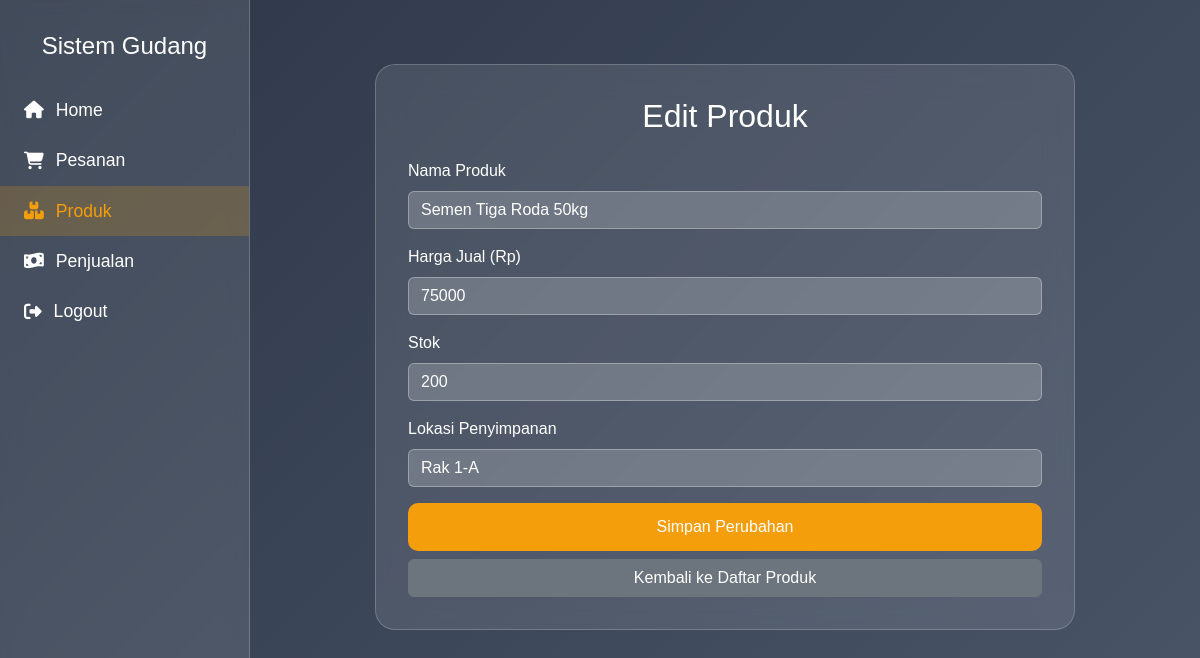
/edit_produk.php?id=11 (signed in), run on the app's committed database.
### tables this page shows
CREATE TABLE `produk` (
  `idproduk` int(11) NOT NULL,
  `idgudang` int(11) NOT NULL,
  `namaproduk` text NOT NULL,
  `hargajual` int(11) NOT NULL,
  `stok` text NOT NULL
);

CREATE TABLE `gudang` (
  `idgudang` int(11) NOT NULL,
  `namagudang` text NOT NULL
);

### edit_produk.php (the view, shortened to what this page needs)
<?php
require_once 'config.php';
$id_produk = '';
$nama_produk = '';
$harga_jual = '';
$stok = '';
$namagudang = '';
$errors = [];
$success_message = '';
if (isset($_GET['id']) && is_numeric($_GET['id'])) {
    $id_produk = $_GET['id'];
    try {
        $stmt = $conn->prepare("SELECT p.namaproduk, p.hargajual, p.stok, p.idgudang, g.namagudang
                                FROM produk p
                                JOIN gudang g ON p.idgudang = g.idgudang
                                WHERE p.idproduk = :idproduk");
        $stmt->bindParam(':idproduk', $id_produk);
        $stmt->execute();
        $product = $stmt->fetch(PDO::FETCH_ASSOC);
        if ($product) {
            $nama_produk = $product['namaproduk'];
            $harga_jual = $product['hargajual'];
            $stok = $product['stok'];
            $namagudang = $product['namagudang'];
        } else {
            $errors[] = "Produk tidak ditemukan.";
        }
    } catch (PDOException $e) {
        $errors[] = "Gagal mengambil data produk: " . $e->getMessage();
    }
} else {
    $errors[] = "ID Produk tidak valid.";
}
?>
<!DOCTYPE html>
<html lang="id">
<head>
    <link href="https://cdn.jsdelivr.net/npm/bootstrap@5.3.3/dist/css/bootstrap.min.css" rel="stylesheet">
    <link rel="stylesheet" href="https://cdnjs.cloudflare.com/ajax/libs/font-awesome/6.5.1/css/all.min.css">
</head>
<body>
    <div class="sidebar d-flex flex-column">
        <h4 class="text-white text-center mb-4">Sistem Gudang</h4>
        <ul class="nav flex-column">
            <li class="nav-item">
                <a class="nav-link" href="index.php"><i class="fas fa-home"></i><span>Home</span></a>
            </li>
            <li class="nav-item">
                <a class="nav-link" href="pesanan.php"><i class="fas fa-shopping-cart"></i><span>Pesanan</span></a>
            </li>
            <li class="nav-item">
                <a class="nav-link active" href="produk.php"><i class="fas fa-boxes"></i><span>Produk</span></a>
            </li>
            <li class="nav-item">
                <a class="nav-link" href="penjualan.php"><i class="fas fa-money-bill-wave"></i><span>Penjualan</span></a>
            </li>
            <li class="nav-item mt-auto">
                <a class="nav-link" href="logout.php"><i class="fas fa-sign-out-alt"></i><span>Logout</span></a>
            </li>
        </ul>
    </div>
    <div class="content">
        <div class="form-container">
            <h2>Edit Produk</h2>
            <?php if (empty($errors) || $success_message): ?>
            <form method="POST" action="edit_produk.php?id=<?php echo htmlspecialchars($id_produk); ?>">
                <div class="mb-3">
                    <label for="nama_produk" class="form-label">Nama Produk</label>
                    <input type="text" class="form-control" id="nama_produk" name="nama_produk" value="<?php echo htmlspecialchars($nama_produk); ?>" required>
                </div>
                <div class="mb-3">
                    <label for="harga_jual" class="form-label">Harga Jual (Rp)</label>
                    <input type="number" class="form-control" id="harga_jual" name="harga_jual" value="<?php echo htmlspecialchars($harga_jual); ?>" required>
                </div>
                <div class="mb-3">
                    <label for="stok" class="form-label">Stok</label>
                    <input type="number" class="form-control" id="stok" name="stok" value="<?php echo htmlspecialchars($stok); ?>" required>
                </div>
                <div class="mb-3">
                    <label for="namagudang" class="form-label">Lokasi Penyimpanan</label>
                    <input type="text" class="form-control" id="namagudang" name="namagudang" value="<?php echo htmlspecialchars($namagudang); ?>" required>
                </div>
                <div class="d-grid gap-2">
                    <button type="submit" class="btn btn-custom">Simpan Perubahan</button>
                    <a href="produk.php" class="btn btn-secondary">Kembali ke Daftar Produk</a>
                </div>
            </form>
            <?php elseif(!empty($errors) && (strpos(implode(" ", $errors), "Produk tidak ditemukan") !== false || strpos(implode(" ", $errors), "ID Produk tidak valid") !== false)): ?>
                <div class="text-center">
                     <a href="produk.php" class="btn btn-secondary">Kembali ke Daftar Produk</a>
                </div>
            <?php endif; ?>
        </div>
    </div>
</body>
</html>

### edit_produk.php (style rules this page uses)
body { background: linear-gradient(135deg, #2d3748, #4a5568); min-height: 100vh; font-family: 'Poppins', sans-serif; }
.sidebar { background: rgba(255, 255, 255, 0.1); backdrop-filter: blur(10px); border-right: 1px solid rgba(255, 255, 255, 0.2); height: 100vh; width: 250px; position: fixed; top: 0; left: 0; padding-top: 2rem; }
.sidebar .nav-link { color: #ffffff; padding: 0.75rem 1.5rem; font-size: 1.1rem; display: flex; align-items: center; }
.sidebar .nav-link i { margin-right: 0.75rem; }
.sidebar .nav-link:hover, .sidebar .nav-link.active { background: rgba(245, 158, 11, 0.2); color: #f59e0b; }
.content { margin-left: 250px; padding: 2rem; }
.form-container { background: rgba(255, 255, 255, 0.1); backdrop-filter: blur(15px); border: 1px solid rgba(255, 255, 255, 0.2); border-radius: 20px; padding: 2rem; max-width: 700px; margin: 2rem auto; }
.form-container h2 { color: #ffffff; text-align: center; margin-bottom: 1.5rem; }
.form-label { color: #ffffff; }
.form-control { background: rgba(255, 255, 255, 0.2); border: 1px solid rgba(255, 255, 255, 0.3); color: #ffffff; }
.btn-custom { background: #f59e0b; color: #ffffff; border: none; border-radius: 10px; padding: 0.75rem 1.5rem; }

### data on the page
produk: nama_produk "Semen Tiga Roda 50kg", harga_jual "75000", stok "200", namagudang "Rak 1-A"
